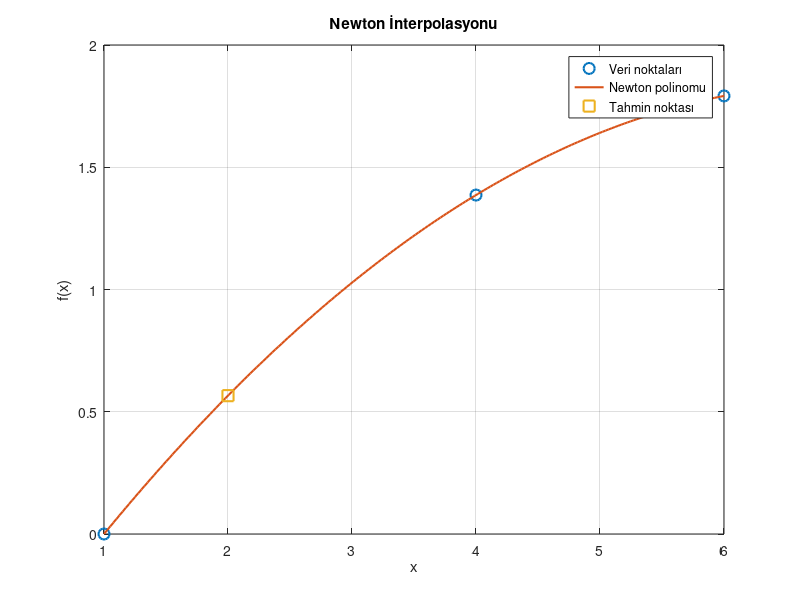

This chart was generated by the following MATLAB code:
% Newton Interpolation - Divided Differences
clear; clc; close all;
% Veri noktaları
x = [1 4 6];
y = [0 1.386294 1.791759];   % y = ln(x)
xq = 2;% Tahmin yapılacak nokta
n = length(x);
dd = zeros(n,n);% Bölünmüş fark tablosu
dd(:,1) = y(:);% İlk sütun f(x) değerleri
% Bölünmüş farkların hesaplanması
for j = 2:n
    for i = 1:n-j+1
        dd(i,j) = (dd(i+1,j-1) - dd(i,j-1)) / (x(i+j-1) - x(i));
    end
end
P = dd(1,1);% Newton polinomunun xq noktasında değerlendirilmesi
term = 1;
for k = 2:n
    term = term * (xq - x(k-1));
    P = P + dd(1,k) * term;
end
% Sonucu yazdır
fprintf("Newton tahmini P(%.2f) = %.6f\n", xq, P);
fprintf("Gerçek değer ln(%.2f) = %.6f\n", xq, log(xq));
fprintf("Mutlak hata = %.6f\n", abs(log(xq)-P));
% Grafik
xx = linspace(min(x), max(x), 200);
yy = zeros(size(xx));
for m = 1:length(xx)
    temp = dd(1,1);
    term = 1;
    for k = 2:n
        term = term * (xx(m) - x(k-1));
        temp = temp + dd(1,k) * term;
    end
    yy(m) = temp;
end
plot(x, y, "o", "MarkerSize", 8, "LineWidth", 1.5);
hold on;
plot(xx, yy, "LineWidth", 1.5);
plot(xq, P, "s", "MarkerSize", 8, "LineWidth", 1.5);
grid on;
legend("Veri noktaları", "Newton polinomu", "Tahmin noktası");
xlabel("x");
ylabel("f(x)");
title("Newton İnterpolasyonu");
